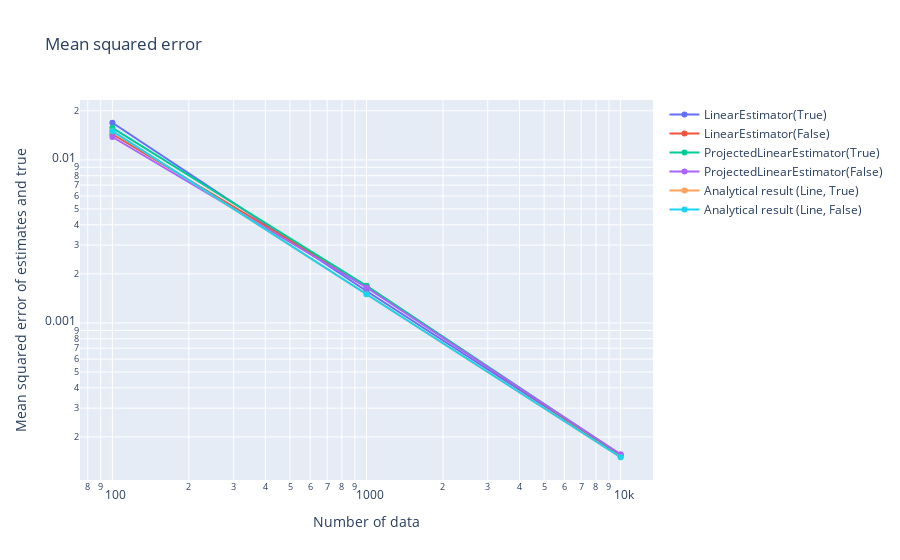

Notebook code cell kept with this figure:
### Code cell
fig = data_analysis.make_mses_graph_estimation_results(
    estimation_results_list,  # 「EstimationResultのリスト」のリスト
    case_name_list,  # ケース名のリスト。ここに指定した文字列が凡例に表示される
    true_object,
        estimator_list=estimator_list
)
fig.show()

### Figure 1 — Plotly figure (JSON) as saved in the notebook; plotly's stock layout.template omitted (floating-point values rounded to 4 significant figures)
{"data": [{"mode": "lines+markers", "name": "LinearEstimator(True)", "type": "scatter", "x": [100, 1000, 10000], "y": [0.01689, 0.00157, 0.0001544]}, {"mode": "lines+markers", "name": "LinearEstimator(False)", "type": "scatter", "x": [100, 1000, 10000], "y": [0.01436, 0.001683, 0.0001535]}, {"mode": "lines+markers", "name": "ProjectedLinearEstimator(True)", "type": "scatter", "x": [100, 1000, 10000], "y": [0.01573, 0.001689, 0.0001551]}, {"mode": "lines+markers", "name": "ProjectedLinearEstimator(False)", "type": "scatter", "x": [100, 1000, 10000], "y": [0.01381, 0.001649, 0.0001562]}, {"mode": "lines+markers", "name": "Analytical result (Line, True)", "type": "scatter", "x": [100, 1000, 10000], "y": [0.015, 0.0015, 0.00015]}, {"mode": "lines+markers", "name": "Analytical result (Line, False)", "type": "scatter", "x": [100, 1000, 10000], "y": [0.015, 0.0015, 0.00015]}], "layout": {"title": {"text": "Mean squared error"}, "xaxis": {"title": {"text": "Number of data"}, "type": "log"}, "yaxis": {"title": {"text": "Mean squared error of estimates and true"}, "type": "log"}}}
